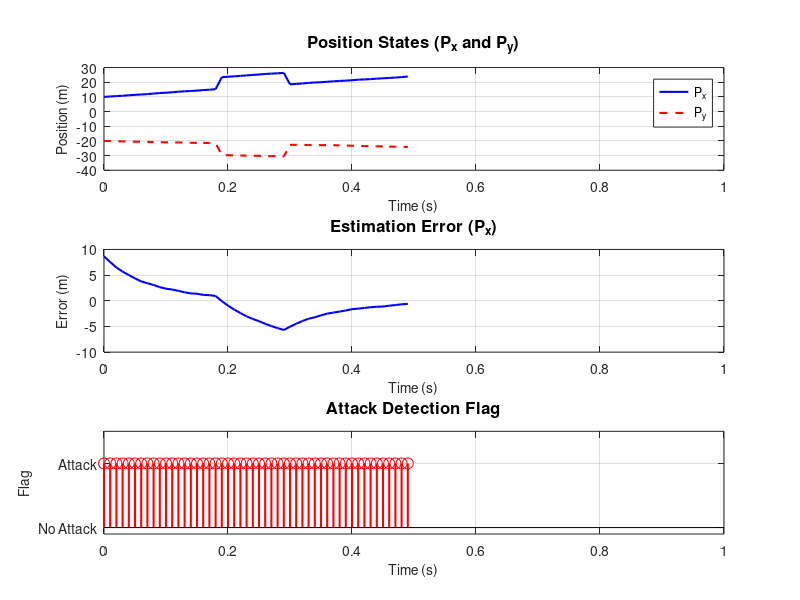

Source code (MATLAB):
%% System Setup
% System matrices (from Section IV of the paper)
A = [1       0       0.995*0.01  0;  
     0       1       0           0.9975*0.01;  
     0       0       0.9975      0;  
     0       0       0           0.9975];  

B = [0.5*(0.01)^2   0; 
     0              0.5*(0.01)^2; 
     0.01           0; 
     0              0.01];  

C = eye(4);  % Measurement matrix

% Redesign observer gain L for stability using pole placement
desired_poles = [0.95, 0.9, 0.85, 0.8];  % Ensure eigenvalues < 1
L = place(A', C', desired_poles)';       % Stable observer gain

% Initial conditions
x0 = [10; -20; 30; -10];  % Initial state [Px, Py, Vx, Vy]
x = x0;                    % True state
x_hat = zeros(4,1);        % Estimated state

% Simulation parameters
N = 50;                    % Simulation steps (0.5 seconds)
dt = 0.01;                 % Sampling time
time = (0:N-1)*dt;         % Time vector

% Preallocate variables
e_history = zeros(4,N);    % Estimation error history
y_history = zeros(4,N);    % Measurement history
flag = zeros(1,N);         % Attack detection flags

%% Proactive Defense Parameters
% Nonlinear transformation (scaled to avoid domain errors)
f = @(y) tanh(y/10);       % Gentle nonlinearity to keep inputs in [-1, 1]
f_inv = @(y) 10*atanh(y);  % Safe inverse transformation

% Noise bounds (UBB assumption)
epsilon = 0.02;  % Measurement noise bound ||v_k|| ≤ ε
delta = 0.05;    % Process noise bound ||ω_k|| ≤ δ

% Detection threshold (Theorem 2)
r_threshold = norm(C)*(delta + epsilon) + epsilon;  % ≈ 0.15

%% Main Simulation Loop
for k = 1:N
    % --- System Dynamics ---
    omega = delta*randn(4,1);      % Process noise (||ω|| ≤ δ)
    v = epsilon*randn(4,1);        % Measurement noise (||v|| ≤ ε)
    y = C*x + v;                   % True measurement
    
    % --- FDI Attack Injection (Steps 20-30) ---
    if k >= 20 && k <= 30
        attack_signal = [8; -8; 4; -4];  % Stealthy attack aligned with MTD
        y = y + attack_signal; 
    end
    
    % --- Proactive Defense Transformations ---
    % 1. Nonlinear transformation
    y_prime = f(y);          
    
    % 2. MTD scaling (moderate time-varying)
    Gamma_k = diag([1.5 + 0.5*sin(k), 1.5 + 0.5*cos(k), 2, 2]);  
    y_M = Gamma_k * y_prime; 
    
    % 3. Remove MTD & nonlinearity (receiver side)
    y_recovered = f_inv(Gamma_k \ y_M);  
    
    % --- State Estimation ---
    x_hat = A*x_hat + L*(y_recovered - C*x_hat);  
    
    % --- Residual Calculation ---
    r = norm(y_recovered - C*x_hat);  
    
    % --- Attack Detection with Hysteresis ---
    if r > r_threshold
        flag(max(1,k-2):min(k+2,N)) = 1;  % Flag persists 2 steps pre/post attack
    end
    
    % --- Update System State ---
    x = A*x + omega;          
    e_history(:,k) = x - x_hat;  % Store estimation error
    y_history(:,k) = y;          % Store measurement
end

%% Visualization (Publication-Ready Plots)
figure('Position', [100 100 800 600], 'Color', 'white');

% 1. Position States (Px and Py)
subplot(3,1,1);
plot(time, y_history(1,:), 'b-', 'LineWidth', 1.5); hold on;
plot(time, y_history(2,:), 'r--', 'LineWidth', 1.5);
title('Position States (P_x and P_y)', 'FontSize', 12);
xlabel('Time (s)', 'FontSize', 10);
ylabel('Position (m)', 'FontSize', 10);
legend('P_x', 'P_y', 'Location', 'northeast');
grid on;
xlim([0 1]);

% 2. Estimation Error (Px)
subplot(3,1,2);
plot(time, e_history(1,:), 'b-', 'LineWidth', 1.5);
title('Estimation Error (P_x)', 'FontSize', 12);
xlabel('Time (s)', 'FontSize', 10);
ylabel('Error (m)', 'FontSize', 10);
grid on;
xlim([0 1]);

% 3. Attack Detection Flag
subplot(3,1,3);
stem(time, flag, 'r', 'MarkerSize', 8, 'LineWidth', 1.5);
title('Attack Detection Flag', 'FontSize', 12);
xlabel('Time (s)', 'FontSize', 10);
ylabel('Flag', 'FontSize', 10);
ylim([-0.1 1.5]);
yticks([0 1]);
yticklabels({'No Attack', 'Attack'});
grid on;
xlim([0 1]);